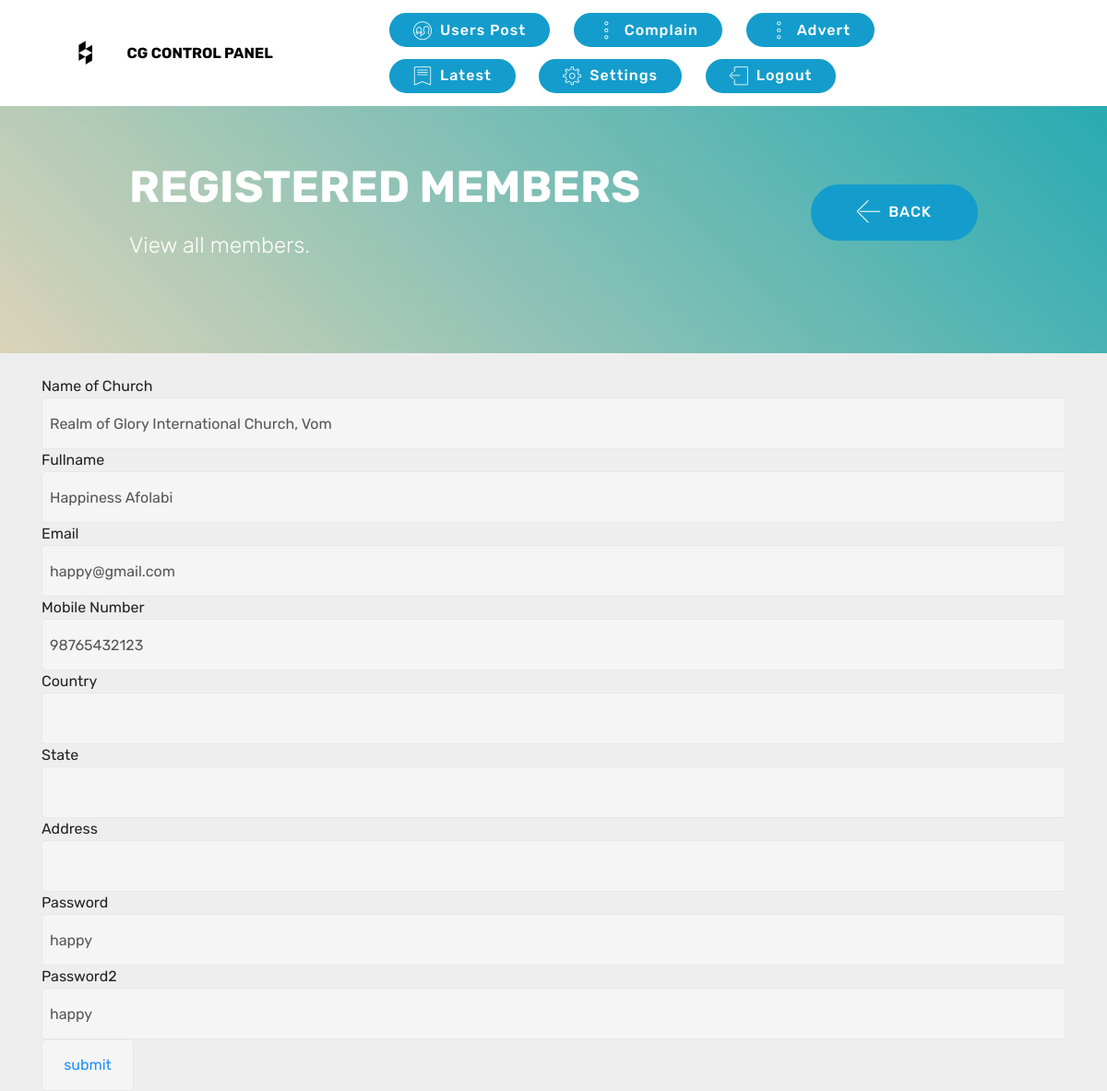
/head_admin/reg_memas.php?edit=9, run on the app's committed database.
### tables this page shows
CREATE TABLE IF NOT EXISTS `registration` (
  `id` int(150) NOT NULL AUTO_INCREMENT,
  `name_of_church` varchar(150) NOT NULL,
  `fullname` varchar(70) NOT NULL,
  `email` varchar(50) NOT NULL,
  `phone` varchar(25) NOT NULL,
  `country` varchar(150) NOT NULL,
  `state` varchar(150) NOT NULL,
  `address` varchar(150) NOT NULL,
  `pass` varchar(25) NOT NULL,
  `pass2` varchar(25) NOT NULL,
  `image` varchar(200) NOT NULL,
  PRIMARY KEY (`id`)
);

### head_admin/reg_memas.php (the view, shortened to what this page needs)
<!DOCTYPE html>
<html  >
<head>
  <link rel="stylesheet" href="assets/web/assets/mobirise-icons/mobirise-icons.css">
  <link rel="stylesheet" href="assets/bootstrap/css/bootstrap.min.css">
  <link rel="stylesheet" href="assets/bootstrap/css/bootstrap-grid.min.css">
  <link rel="stylesheet" href="assets/bootstrap/css/bootstrap-reboot.min.css">
  <link rel="stylesheet" href="assets/socicon/css/styles.css">
  <link rel="stylesheet" href="assets/dropdown/css/style.css">
  <link rel="stylesheet" href="assets/tether/tether.min.css">
  <link rel="stylesheet" href="assets/theme/css/style.css">
  <link rel="preload" as="style" href="assets/mobirise/css/mbr-additional.css"><link rel="stylesheet" href="assets/mobirise/css/mbr-additional.css" type="text/css">
</head>
<body>
  <section once="footers" class="cid-rS4Ziroi60" id="footer6-h">
    <div class="container">
        <div class="media-container-row align-center mbr-white">
            <div class="col-12">
                <p class="mbr-text mb-0 mbr-fonts-style display-7">
                </p>
            </div>
        </div>
    </div>
</section>
<section class="engine"><a href="https://mobirise.info/o">portfolio web templates</a></section><section class="menu cid-rS4Zishq4p" once="menu" id="menu2-i">
    <nav class="navbar navbar-expand beta-menu navbar-dropdown align-items-center navbar-fixed-top navbar-toggleable-sm">
        <div class="menu-logo">
            <div class="navbar-brand">
                <span class="navbar-caption-wrap"><a class="navbar-caption text-black display-4" href="https://mobirise.co"><span class="socicon socicon-houzz mbr-iconfont mbr-iconfont-btn"></span></a><a class="navbar-caption text-black display-4" href="https://mobirise.co" style="background-color: rgb(255, 255, 255); display: inline !important;">CG CONTROL PANEL</a></span>
            </div>
        </div>
        <div class="collapse navbar-collapse" id="navbarSupportedContent">
            <ul class="navbar-nav nav-dropdown" data-app-modern-menu="true"><li class="nav-item">
                    <a class="nav-link link text-black display-4" href="https://mobirise.co">&nbsp; &nbsp; &nbsp; &nbsp; &nbsp; &nbsp; &nbsp; &nbsp; &nbsp; &nbsp; &nbsp;</a>
                </li></ul>
            <div class="navbar-buttons mbr-section-btn"><a class="btn btn-sm btn-primary display-4" href="page2.php"><span class="mbri-users mbr-iconfont mbr-iconfont-btn" style="font-size: 20px;"></span>Users Post</a><a class="btn btn-sm btn-primary display-4" href="complain.php"><span class="mbri-more-vertical mbr-iconfont mbr-iconfont-btn" style="font-size: 20px;"></span>Complain</a> <a class="btn btn-sm btn-primary display-4" href="page3.php"><span class="mbri-more-vertical mbr-iconfont mbr-iconfont-btn" style="font-size: 20px;"></span>Advert</a> <a class="btn btn-sm btn-primary display-4" href="page4.php"><span class="mbri-bookmark mbr-iconfont mbr-iconfont-btn" style="font-size: 20px;"></span>Latest</a> <a class="btn btn-sm btn-primary display-4" href="page5.html"><span class="mbri-setting3 mbr-iconfont mbr-iconfont-btn" style="font-size: 20px;"></span>Settings</a> <a class="btn btn-sm btn-primary display-4" href="index.php"><span class="mbri-logout mbr-iconfont mbr-iconfont-btn" style="font-size: 20px;"></span>Logout</a></div>
        </div>
    </nav>
</section>
<section class="mbr-section info2 cid-rS4ZitZ2b2" id="info2-j">
    <div class="container">
        <div class="row main justify-content-center">
            <div class="media-container-column col-12 col-lg-3 col-md-4">
                <div class="mbr-section-btn align-left py-4"><a class="btn btn-primary display-4" href="reg_mems.php"><span class="mbri-left mbr-iconfont mbr-iconfont-btn"></span>
                    BACK</a></div>
            </div>
            <div class="media-container-column title col-12 col-lg-7 col-md-6">
                <h2 class="align-right mbr-bold mbr-white pb-3 mbr-fonts-style display-2">REGISTERED MEMBERS</h2>
                <h3 class="mbr-section-subtitle align-right mbr-light mbr-white mbr-fonts-style display-5">
                    View all members.
                </h3>
            </div>
        </div>
    </div>
</section>
<section class='mbr-section article content12 cid-rRVitkZuGU' id='content12-m'>
    <div class="container">
        <form action="reg_memas.php" method="POST">
        <?php
if(isset($_GET['edit'])){
$id=$_GET['edit'];
$sql=mysql_query("SELECT * FROM registration WHERE id='$id'");
$row=mysql_fetch_array($sql);
}
?>
<br>
<td></td>Name of Church<td><input type="text" name="name_of_church" value="<?php echo $row[1];?>" class="form-control"></td>
<td></td>Fullname<td><input type="text" name="fullname" value="<?php echo $row[2];?>" class="form-control"></td>
<td></td>Email<td><input type="text" name="email" value="<?php echo $row[3];?>" class="form-control"></td>
<td></td>Mobile Number<td><input type="text" name="phone" value="<?php echo $row[4];?>"class="form-control"></td>
<td></td>Country<td><input type="text" name="country"value="<?php echo $row[5];?>" class="form-control"></td>
<td></td>State<td><input type="text" name="state"value="<?php echo $row[6];?>" class="form-control"></td>
<td></td>Address<td><input type="text" name="address"value="<?php echo $row[7];?>" class="form-control"></td>
<td></td>Password<td><input type="text" name="pass"value="<?php echo $row[8];?>" class="form-control"></td>
<td></td>Password2<td><input type="text" name="pass2"value="<?php echo $row[8];?>" class="form-control"></td>
<td><input type="submit" value="submit" name="update" style="padding:5px;width:100px; color:dodgerblue;" class="form-control"></td>
</form>
        </div>
</section>
</body>
</html>

### head_admin/assets/dropdown/css/style.css (style rules this page uses)
.navbar-dropdown { left: 0; padding: 0; position: absolute; right: 0; top: 0; transition: all 0.45s ease; z-index: 1030; background: #282828; }
.navbar-dropdown .navbar-caption { font-weight: 700; white-space: normal; vertical-align: -4px; line-height: 3.125rem !important; }
.navbar-dropdown .navbar-caption, .navbar-dropdown .navbar-caption:hover { color: inherit; text-decoration: none; }
.navbar-dropdown.navbar-fixed-top { position: fixed; }
.navbar-dropdown .navbar-brand span { vertical-align: -4px; }
.nav-dropdown { font-size: 0.75rem; font-weight: 500; height: auto !important; }
.nav-dropdown .link { margin: .667em 1.667em; font-weight: 500; padding: 0; transition: color .2s ease-in-out; }
.nav-dropdown .link::after, .nav-dropdown .dropdown-item::after { color: inherit; }

### head_admin/assets/mobirise/css/mbr-additional.css (style rules this page uses)
body { font-family: Rubik; }
.display-2 { font-family: 'Rubik', sans-serif; font-size: 3rem; font-display: swap; }
.display-4 { font-family: 'Rubik', sans-serif; font-size: 1rem; font-display: swap; }
.display-4 > .mbr-iconfont { font-size: 1.6rem; }
.display-5 { font-family: 'Rubik', sans-serif; font-size: 1.5rem; font-display: swap; }
.display-7 { font-family: 'Rubik', sans-serif; font-size: 1rem; font-display: swap; }
.btn { padding: 1rem 3rem; border-radius: 3px; }
.btn-sm { padding: 0.6rem 1.5rem; border-radius: 3px; }
.btn-primary, .btn-primary:active { background-color: #149dcc !important; border-color: #149dcc !important; color: #ffffff !important; }
.text-black { color: #000000 !important; }
.mbr-section-btn a.btn:not(.btn-form) { border-radius: 100px; }
a, a:hover { color: #149dcc; }
.form-control { font-family: 'Rubik', sans-serif; font-size: 1rem; font-display: swap; }
.cid-rS4Ziroi60 { padding-top: 30px; padding-bottom: 30px; background-color: #2e2e2e; }
.cid-rS4Zishq4p .navbar { background: #ffffff; transition: none; min-height: 77px; padding: .5rem 0; }
.cid-rS4Zishq4p a { font-style: normal; }
.cid-rS4Zishq4p .nav-item a { display: -webkit-flex; align-items: center; justify-content: center; padding: 0.7rem 0 !important; margin: 0rem .65rem !important; -webkit-align-items: center; -webkit-justify-content: center; }
.cid-rS4Zishq4p .btn { padding: 0.4rem 1.5rem; display: -webkit-inline-flex; align-items: center; -webkit-align-items: center; }
.cid-rS4Zishq4p .btn .mbr-iconfont { font-size: 1.6rem; }
.cid-rS4Zishq4p .menu-logo { margin-right: auto; }
.cid-rS4Zishq4p .menu-logo .navbar-brand { display: flex; margin-left: 5rem; padding: 0; transition: padding .2s; min-height: 3.8rem; -webkit-align-items: center; align-items: center; }
.cid-rS4Zishq4p .menu-logo .navbar-brand .navbar-caption-wrap { display: flex; -webkit-align-items: center; align-items: center; word-break: break-word; min-width: 7rem; margin: .3rem 0; }
.cid-rS4Zishq4p .menu-logo .navbar-brand .navbar-caption-wrap .navbar-caption { line-height: 1.2rem !important; padding-right: 2rem; }
.cid-rS4Zishq4p .navbar-toggleable-sm .navbar-collapse { justify-content: flex-end; -webkit-justify-content: flex-end; padding-right: 5rem; width: auto; }
.cid-rS4Zishq4p .navbar-toggleable-sm .navbar-collapse .navbar-nav { flex-wrap: wrap; -webkit-flex-wrap: wrap; padding-left: 0; }
.cid-rS4Zishq4p .navbar-toggleable-sm .navbar-collapse .navbar-nav .nav-item { -webkit-align-self: center; align-self: center; }
.cid-rS4Zishq4p .navbar-toggleable-sm .navbar-collapse .navbar-buttons { padding-left: 0; padding-bottom: 0; }
@media (min-width: 767px) { .cid-rS4Zishq4p .menu-logo { flex-shrink: 0; -webkit-flex-shrink: 0; } }
.cid-rS4Zishq4p .navbar-collapse { flex-basis: auto; -webkit-flex-basis: auto; }
.cid-rS4ZitZ2b2 { padding-top: 90px; padding-bottom: 90px; background: linear-gradient(45deg, #dbd4b8, #25aab2); }
.cid-rS4ZitZ2b2 .main { flex-direction: row-reverse; -webkit-flex-direction: row-reverse; }
.cid-rS4ZitZ2b2 .main .mbr-section-btn { text-align: right; }
.cid-rS4ZitZ2b2 .btn { margin: 0 0 .5rem 0; }
.cid-rS4ZitZ2b2 H2 { text-align: left; }
.cid-rS4ZitZ2b2 H3 { text-align: left; }

### data on the page
registration: name_of_church "Realm of Glory International Church, Vom", fullname "Happiness Afolabi", email "happy@gmail.com", phone "98765432123"
